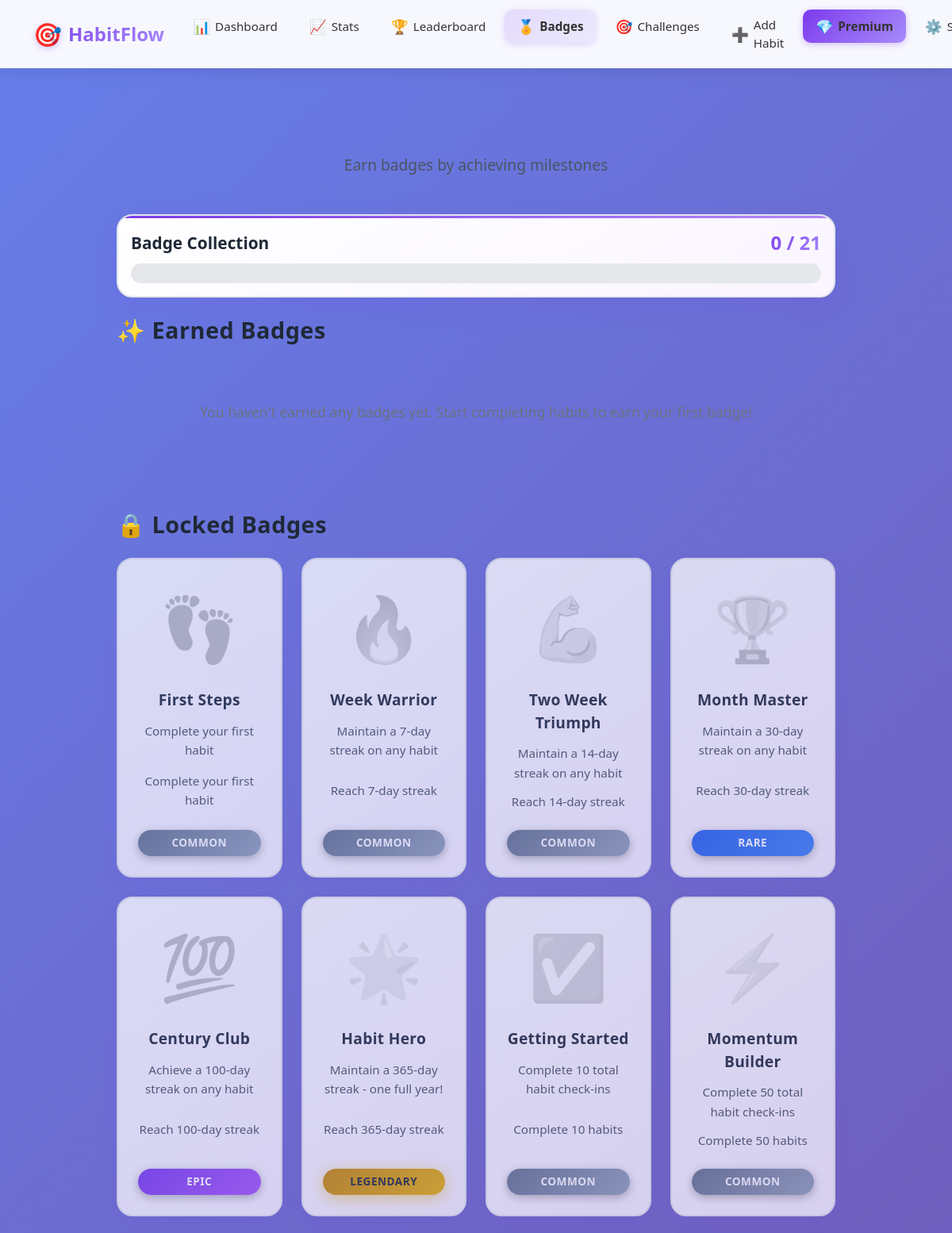
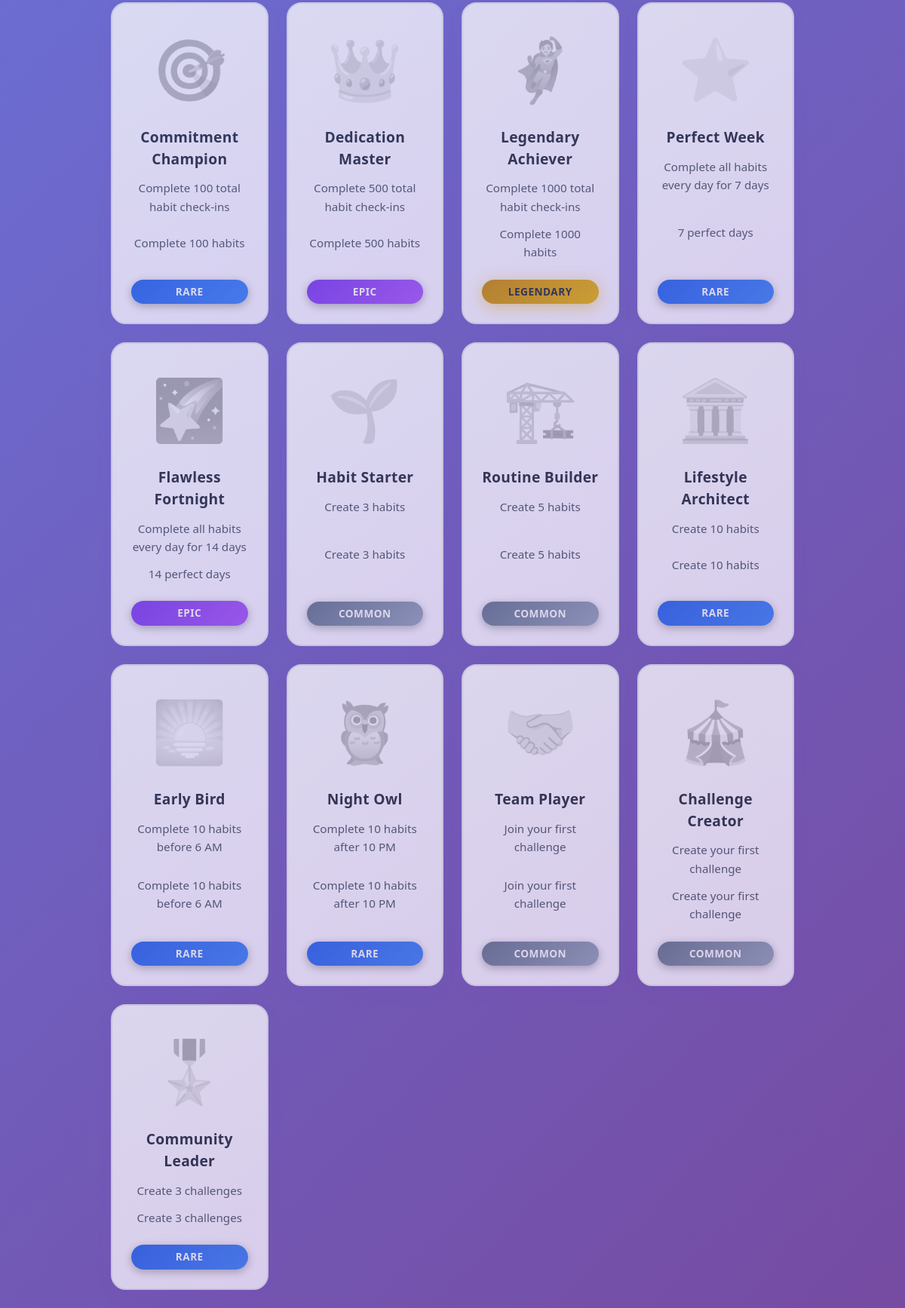
Page /gamification/badges (signed in) on the committed database (2 pictures, top to bottom).
### models.py (models this page shows, shortened)
class Badge(db.Model):
    __tablename__ = 'badge'
    id = db.Column(db.Integer, primary_key=True, autoincrement=True)
    name = db.Column(db.String(100), unique=True, nullable=False)
    slug = db.Column(db.String(100), unique=True, nullable=False, index=True)  # URL-safe identifier
    description = db.Column(db.String(500), nullable=False)
    icon = db.Column(db.String(10), nullable=False)  # Emoji icon
    color = db.Column(db.String(20), default='purple', nullable=False)  # Badge color theme
    category = db.Column(db.String(50), nullable=False, index=True)  # 'streak', 'completion', 'habit_count', 'challenge', 'special'
    requirement_type = db.Column(db.String(50), nullable=False)  # 'streak_days', 'total_completions', 'habits_created', etc.
    requirement_value = db.Column(db.Integer, nullable=False)  # Threshold value
    display_order = db.Column(db.Integer, default=0, nullable=False)
    rarity = db.Column(db.String(20), default='common', nullable=False)  # 'common', 'rare', 'epic', 'legendary'
    is_active = db.Column(db.Boolean, default=True, nullable=False)
    created_at = db.Column(db.DateTime, default=datetime.utcnow, nullable=False)
    user_badges = db.relationship('UserBadge', back_populates='badge', cascade='all, delete-orphan')

### gamification.py (the view)
@gamification_bp.route('/badges')
@login_required
def badges():
    user_badges = get_user_badges(current_user, include_locked=True)
    unseen_badges = get_unseen_badges(current_user)
    if unseen_badges:
        mark_badges_as_seen(current_user)
    total_badges = Badge.query.filter_by(is_active=True).count()
    earned_count = len(user_badges['earned'])
    completion_percentage = int((earned_count / total_badges * 100)) if total_badges > 0 else 0
    badges_by_category = {}
    for badge in user_badges['earned']:
        category = badge.badge.category
        if category not in badges_by_category:
            badges_by_category[category] = []
        badges_by_category[category].append(badge)
    locked_by_category = {}
    for badge in user_badges['locked']:
        category = badge.category
        if category not in locked_by_category:
            locked_by_category[category] = []
        locked_by_category[category].append(badge)
    return render_template(
        'gamification/badges.html',
        earned_badges=user_badges['earned'],
        locked_badges=user_badges['locked'],
        badges_by_category=badges_by_category,
        locked_by_category=locked_by_category,
        earned_count=earned_count,
        total_badges=total_badges,
        completion_percentage=completion_percentage,
        unseen_badges=unseen_badges
    )

### app.py (called while the page is built)
@login_manager.user_loader
def load_user(user_id):
    from models import User
    return db.session.get(User, int(user_id))

### badge_service.py (called while the page is built)
def get_user_badges(user, include_locked=False):
    earned_badges = user.earned_badges.join(Badge).order_by(Badge.display_order).all()
    if include_locked:
        earned_badge_ids = [ub.badge_id for ub in earned_badges]
        locked_badges = Badge.query.filter(
            Badge.is_active == True,
            ~Badge.id.in_(earned_badge_ids) if earned_badge_ids else True
        ).order_by(Badge.display_order).all()
        return {
            'earned': earned_badges,
            'locked': locked_badges
        }
    return {'earned': earned_badges}

def get_unseen_badges(user):
    return UserBadge.query.filter_by(
        user_id=user.id,
        notification_seen=False
    ).join(Badge).order_by(UserBadge.earned_at.desc()).all()

### templates/gamification/badges.html (shortened to what this page needs)
{% extends "base.html" %}
{% block content %}
<div class="container content-container">
    <div class="text-center mb-5">
        <h1 class="display-5 mb-3">
            <span style="background: linear-gradient(135deg, var(--purple-vibrant), var(--purple-light));
                         -webkit-background-clip: text;
                         -webkit-text-fill-color: transparent;
                         background-clip: text;">
            </span>
        </h1>
        <p class="text-muted">Earn badges by achieving milestones</p>
    </div>
    <div class="row mb-4">
        <div class="col-md-10 mx-auto">
            <div class="card progress-card">
                <div class="card-body">
                    <div class="d-flex justify-content-between align-items-center mb-2">
                        <h5 class="mb-0">Badge Collection</h5>
                        <span class="badge-count">{{ earned_count }} / {{ total_badges }}</span>
                    </div>
                    <div class="progress" style="height: 25px;">
                    </div>
                </div>
            </div>
        </div>
    </div>
    <div class="row mb-5">
        <div class="col-md-10 mx-auto">
            <h3 class="mb-4">✨ Earned Badges</h3>
            {% if earned_badges %}
                <div class="row">
                    {% for user_badge in earned_badges %}
                    <div class="col-6 col-md-4 col-lg-3 mb-4">
                        <div class="badge-card earned">
                            <div class="badge-icon">{{ user_badge.badge.icon }}</div>
                            <div class="badge-name">{{ user_badge.badge.name }}</div>
                            <div class="badge-description">{{ user_badge.badge.description }}</div>
                            <div class="badge-earned-date">
                                Earned {{ user_badge.earned_at.strftime('%b %d, %Y') }}
                            </div>
                            <div class="badge-rarity {{ user_badge.badge.rarity }}">
                                {{ user_badge.badge.rarity|title }}
                            </div>
                        </div>
                    </div>
                    {% endfor %}
                </div>
            {% else %}
                <div class="text-center py-5 text-muted">
                    <p>You haven't earned any badges yet. Start completing habits to earn your first badge!</p>
                </div>
            {% endif %}
        </div>
    </div>
    <div class="row">
        <div class="col-md-10 mx-auto">
            <h3 class="mb-4">🔒 Locked Badges</h3>
            {% if locked_badges %}
                <div class="row">
                    {% for badge in locked_badges %}
                    <div class="col-6 col-md-4 col-lg-3 mb-4">
                        <div class="badge-card locked">
                            <div class="badge-icon locked-icon">{{ badge.icon }}</div>
                            <div class="badge-name">{{ badge.name }}</div>
                            <div class="badge-description">{{ badge.description }}</div>
                            <div class="badge-requirement">
                                {% if badge.requirement_type == 'streak_days' %}
                                    Reach {{ badge.requirement_value }}-day streak
                                {% elif badge.requirement_type == 'total_completions' %}
                                    Complete {{ badge.requirement_value }} habits
                                {% elif badge.requirement_type == 'habits_created' %}
                                    Create {{ badge.requirement_value }} habits
                                {% elif badge.requirement_type == 'perfect_week' %}
                                    {{ badge.requirement_value }} perfect days
                                {% else %}
                                    {{ badge.description }}
                                {% endif %}
                            </div>
                            <div class="badge-rarity {{ badge.rarity }}">
                                {{ badge.rarity|title }}
                            </div>
                        </div>
                    </div>
                    {% endfor %}
                </div>
            {% else %}
                <div class="text-center py-5 text-muted">
                    <p>Amazing! You've earned all available badges! 🎉</p>
                </div>
            {% endif %}
        </div>
    </div>
</div>
{% endblock %}

### templates/base.html (shortened to what this page needs)
<!DOCTYPE html>
<html lang="en">
<head>
    <link href="https://cdn.jsdelivr.net/npm/bootstrap@5.3.0/dist/css/bootstrap.min.css" rel="stylesheet">
</head>
<body>
    <nav class="navbar navbar-expand-lg navbar-light fixed-top" role="navigation" aria-label="Main navigation">
        <div class="container">
            <a class="navbar-brand brand-name" href="/" aria-label="HabitFlow home">
                HabitFlow
            </a>
            <div class="collapse navbar-collapse" id="navbarNav">
                <ul class="navbar-nav ms-auto" role="list">
                    {% if current_user.is_authenticated %}
                        <li class="nav-item">
                            <a class="nav-link" href="{{ url_for('habits.dashboard') }}">
                                <span style="font-size: 1.1rem;">📊</span>
                                <span>Dashboard</span>
                            </a>
                        </li>
                        <li class="nav-item">
                            <a class="nav-link" href="{{ url_for('stats.stats_dashboard') }}">
                                <span style="font-size: 1.1rem;">📈</span>
                                <span>Stats</span>
                            </a>
                        </li>
                        <li class="nav-item">
                            <a class="nav-link" href="{{ url_for('gamification.leaderboard') }}">
                                <span style="font-size: 1.1rem;">🏆</span>
                                <span>Leaderboard</span>
                            </a>
                        </li>
                        <li class="nav-item">
                            <a class="nav-link" href="{{ url_for('gamification.badges') }}">
                                <span style="font-size: 1.1rem;">🏅</span>
                                <span>Badges</span>
                            </a>
                        </li>
                        <li class="nav-item">
                            <a class="nav-link" href="{{ url_for('challenges.my_challenges') }}">
                                <span style="font-size: 1.1rem;">🎯</span>
                                <span>Challenges</span>
                            </a>
                        </li>
                        <li class="nav-item">
                            <a class="nav-link" href="{{ url_for('habits.add_habit') }}">
                                <span style="font-size: 1.1rem;">➕</span>
                                <span>Add Habit</span>
                            </a>
                        </li>
                        <li class="nav-item">
                            {% if current_user.subscription_tier and current_user.subscription_tier != 'free' %}
                                <a class="nav-link premium-badge" href="{{ url_for('subscription.manage') }}">
                                    <span style="font-size: 1.1rem;">💎</span>
                                    <span>Premium</span>
                                </a>
                            {% else %}
                                <a class="nav-link" href="{{ url_for('subscription.manage') }}" style="border: 2px solid #7c3aed; background: rgba(124, 58, 237, 0.05);">
                                    <span style="font-size: 1.1rem;">⬆️</span>
                                    <span>Upgrade</span>
                                </a>
                            {% endif %}
                        </li>
                        <li class="nav-item">
                            <a class="nav-link" href="{{ url_for('auth.settings') }}">
                                <span style="font-size: 1.1rem;">⚙️</span>
                                <span>Settings</span>
                            </a>
                        </li>
                    {% endif %}
                </ul>
            </div>
        </div>
    </nav>
    <main id="main-content" class="container content-container" role="main">
        {% block content %}{% endblock %}
    </main>
</body>
</html>

### templates/base.html (style rules this page uses)
:root { --bg-gradient-start: #667eea; --bg-gradient-end: #764ba2; --navbar-bg: rgba(255, 255, 255, 0.95); --navbar-text: #333; --card-bg: #ffffff; --text-primary: #1a202c; --text-secondary: #4a5568; --text-muted: #718096; --border-color: #e0e0e0; --shadow-color: rgba(0, 0, 0, 0.1); --skeleton-bg: linear-gradient(90deg, #f0f0f0 25%, #e0e0e0 50%, #f0f0f0 75%); }
* { -webkit-tap-highlight-color: transparent; -webkit-touch-callout: none; }
html { height: -webkit-fill-available; scroll-behavior: smooth; }
body { font-family: 'Segoe UI', Tahoma, Geneva, Verdana, sans-serif; background: linear-gradient(135deg, var(--bg-gradient-start) 0%, var(--bg-gradient-end) 100%); min-height: 100vh; min-height: -webkit-fill-available; padding-top: 70px; color: var(--text-primary); transition: background 0.3s ease, color 0.3s ease, opacity 0.3s ease-out; -webkit-font-smoothing: antialiased; -moz-osx-font-smoothing: grayscale; overscroll-behavior-y: none; -webkit-overflow-scrolling: touch; }
.navbar { background: var(--navbar-bg) !important; backdrop-filter: blur(10px); -webkit-backdrop-filter: blur(10px); box-shadow: 0 2px 20px var(--shadow-color); transition: all 0.3s ease; position: fixed; top: 0; left: 0; right: 0; z-index: 1030; transform: translateZ(0); -webkit-transform: translateZ(0); padding: 12px 0; }
.navbar-light .navbar-brand, .navbar-light .navbar-nav .nav-link { color: var(--navbar-text) !important; }
.brand-name { font-weight: 700; background: linear-gradient(135deg, #7c3aed 0%, #a78bfa 100%); -webkit-background-clip: text; -webkit-text-fill-color: transparent; background-clip: text; font-size: 1.5rem; display: flex; align-items: center; gap: 8px; }
.brand-name::before { content: '🎯'; font-size: 1.8rem; -webkit-text-fill-color: initial; filter: drop-shadow(0 2px 4px rgba(124, 58, 237, 0.3)); }
.content-container { margin-top: 30px; margin-bottom: 50px; animation: fadeIn 0.5s ease-out; }
.nav-link { transition: all 0.3s ease; position: relative; padding: 8px 16px !important; margin: 0 4px; border-radius: 10px; font-weight: 500; font-size: 0.95rem; display: flex; align-items: center; gap: 6px; }
.nav-link.active { background: linear-gradient(135deg, rgba(124, 58, 237, 0.15) 0%, rgba(167, 139, 250, 0.15) 100%); color: #7c3aed !important; font-weight: 600; box-shadow: 0 2px 8px rgba(124, 58, 237, 0.2); }
.nav-link.premium-badge { background: linear-gradient(135deg, #7c3aed 0%, #a78bfa 100%); color: white !important; box-shadow: 0 2px 8px rgba(124, 58, 237, 0.3); font-weight: 600; }

### rows in the picture
Badge: icon "👣", name "First Steps", description "Complete your first habit", rarity "COMMON"
Badge: icon "🔥", name "Week Warrior", description "Maintain a 7-day streak on any habit", requirement_value "7", rarity "COMMON"
Badge: icon "💪", name "Two Week Triumph", description "Maintain a 14-day streak on any habit", requirement_value "14", rarity "COMMON"
Badge: icon "🏆", name "Month Master", description "Maintain a 30-day streak on any habit", requirement_value "30", rarity "RARE"
Badge: icon "💯", name "Century Club", description "Achieve a 100-day streak on any habit", requirement_value "100", rarity "EPIC"
Badge: icon "🌟", name "Habit Hero", description "Maintain a 365-day streak - one full year!", requirement_value "365", rarity "LEGENDARY"
Badge: icon "✅", name "Getting Started", description "Complete 10 total habit check-ins", requirement_value "10", rarity "COMMON"
Badge: icon "⚡", name "Momentum Builder", description "Complete 50 total habit check-ins", requirement_value "50", rarity "COMMON"
Badge: icon "🎯", name "Commitment Champion", description "Complete 100 total habit check-ins", requirement_value "100", rarity "RARE"
Badge: icon "👑", name "Dedication Master", description "Complete 500 total habit check-ins", requirement_value "500", rarity "EPIC"
Badge: icon "🦸", name "Legendary Achiever", description "Complete 1000 total habit check-ins", requirement_value "1000", rarity "LEGENDARY"
Badge: icon "⭐", name "Perfect Week", description "Complete all habits every day for 7 days", requirement_value "7", rarity "RARE"
Badge: icon "🌠", name "Flawless Fortnight", description "Complete all habits every day for 14 days", requirement_value "14", rarity "EPIC"
Badge: icon "🌱", name "Habit Starter", description "Create 3 habits", requirement_value "3", rarity "COMMON"
Badge: icon "🏗️", name "Routine Builder", description "Create 5 habits", requirement_value "5", rarity "COMMON"
Badge: icon "🏛️", name "Lifestyle Architect", description "Create 10 habits", requirement_value "10", rarity "RARE"
Badge: icon "🌅", name "Early Bird", description "Complete 10 habits before 6 AM", rarity "RARE"
Badge: icon "🦉", name "Night Owl", description "Complete 10 habits after 10 PM", rarity "RARE"
Badge: icon "🤝", name "Team Player", description "Join your first challenge", rarity "COMMON"
Badge: icon "🎪", name "Challenge Creator", description "Create your first challenge", rarity "COMMON"
Badge: icon "🎖️", name "Community Leader", description "Create 3 challenges", rarity "RARE"

### other values in the picture
{{ earned_count }} "0"
{{ total_badges }} "21"
